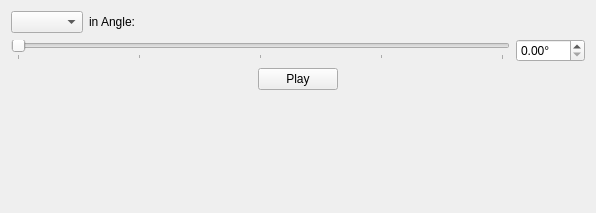
<?xml version="1.0" encoding="UTF-8"?>
<ui version="4.0">
 <class>Form</class>
 <widget class="QWidget" name="Form">
  <property name="geometry">
   <rect>
    <x>0</x>
    <y>0</y>
    <width>596</width>
    <height>213</height>
   </rect>
  </property>
  <property name="sizePolicy">
   <sizepolicy hsizetype="Expanding" vsizetype="Expanding">
    <horstretch>0</horstretch>
    <verstretch>0</verstretch>
   </sizepolicy>
  </property>
  <property name="windowTitle">
   <string>Form</string>
  </property>
  <layout class="QVBoxLayout" name="verticalLayout">
   <item>
    <layout class="QHBoxLayout" name="horizontalLayout_2">
     <item>
      <widget class="QComboBox" name="Shaft"/>
     </item>
     <item>
      <widget class="QLabel" name="label_2">
       <property name="sizePolicy">
        <sizepolicy hsizetype="Fixed" vsizetype="Preferred">
         <horstretch>0</horstretch>
         <verstretch>0</verstretch>
        </sizepolicy>
       </property>
       <property name="text">
        <string>in Angle:</string>
       </property>
      </widget>
     </item>
     <item>
      <spacer name="horizontalSpacer_3">
       <property name="orientation">
        <enum>Qt::Horizontal</enum>
       </property>
       <property name="sizeHint" stdset="0">
        <size>
         <width>40</width>
         <height>20</height>
        </size>
       </property>
      </spacer>
     </item>
    </layout>
   </item>
   <item>
    <layout class="QHBoxLayout" name="horizontalLayout_3">
     <item>
      <widget class="QSlider" name="Degree">
       <property name="maximum">
        <number>36000</number>
       </property>
       <property name="singleStep">
        <number>1000</number>
       </property>
       <property name="pageStep">
        <number>1000</number>
       </property>
       <property name="orientation">
        <enum>Qt::Horizontal</enum>
       </property>
       <property name="tickPosition">
        <enum>QSlider::TicksBelow</enum>
       </property>
       <property name="tickInterval">
        <number>9000</number>
       </property>
      </widget>
     </item>
     <item>
      <widget class="QDoubleSpinBox" name="Degree_text">
       <property name="suffix">
        <string>°</string>
       </property>
       <property name="maximum">
        <double>360.000000000000000</double>
       </property>
       <property name="singleStep">
        <double>10.000000000000000</double>
       </property>
      </widget>
     </item>
    </layout>
   </item>
   <item>
    <layout class="QHBoxLayout" name="horizontalLayout">
     <item>
      <spacer name="horizontalSpacer">
       <property name="orientation">
        <enum>Qt::Horizontal</enum>
       </property>
       <property name="sizeHint" stdset="0">
        <size>
         <width>40</width>
         <height>20</height>
        </size>
       </property>
      </spacer>
     </item>
     <item>
      <widget class="QPushButton" name="playButton">
       <property name="text">
        <string>Play</string>
       </property>
      </widget>
     </item>
     <item>
      <spacer name="horizontalSpacer_2">
       <property name="orientation">
        <enum>Qt::Horizontal</enum>
       </property>
       <property name="sizeHint" stdset="0">
        <size>
         <width>40</width>
         <height>20</height>
        </size>
       </property>
      </spacer>
     </item>
    </layout>
   </item>
   <item>
    <spacer name="verticalSpacer">
     <property name="orientation">
      <enum>Qt::Vertical</enum>
     </property>
     <property name="sizeHint" stdset="0">
      <size>
       <width>20</width>
       <height>40</height>
      </size>
     </property>
    </spacer>
   </item>
  </layout>
 </widget>
 <resources/>
 <connections/>
</ui>
